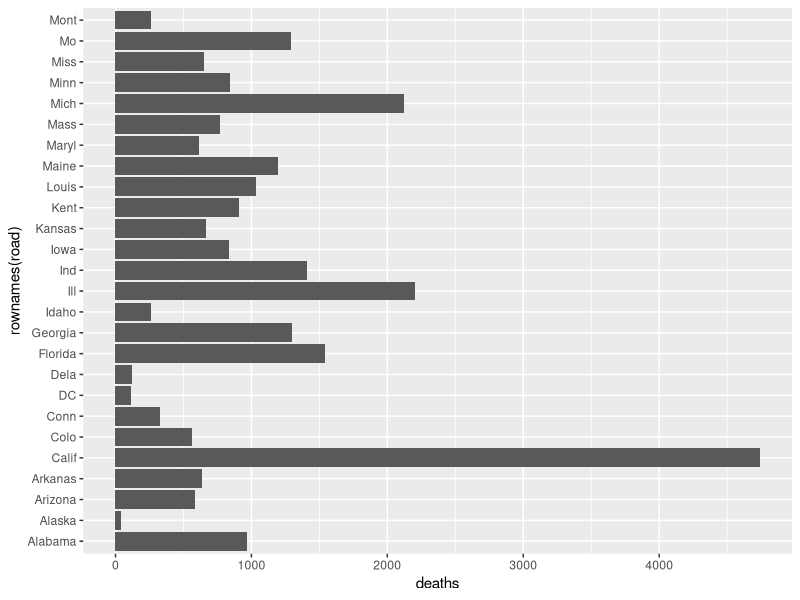

Generate this figure with R:
#########################################
# file  : MT.R
# auther: norih
# date  : Nov 26th, 2020
# Maharanobis-Taguchi System
#########################################
library(MASS)
library(tidyverse)
road
rownames(road)

ggplot(road, aes(y=rownames(road), x=deaths)) + 
  geom_bar(stat = "identity")

# Davis %>% select(weight)
# 
# ggplot(Davis, aes(x=weight)) + geom_histogram()
# 
# mu <- mean(Davis$weight)
# s2 <- mean((Davis$weight - mu)^2)
# c(mu, s2)
# 
# 
# # 異常度の計算
# a <- (Davis$weight - mu)^2 / s2
# th <- qchisq(.99, 1)
# ggplot(NULL, aes(y=a, x = seq(1,length(a)))) + 
#       geom_point(alpha = 1/5) + 
#       geom_hline(yintercept = th, colour = "red", linetype = "dashed")
